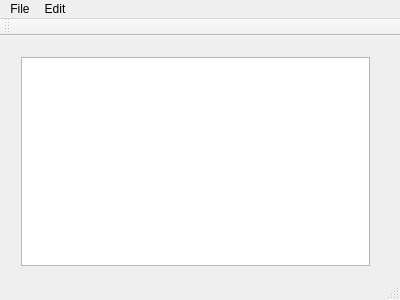
<?xml version="1.0" encoding="UTF-8"?>
<ui version="4.0">
 <class>MainWindow</class>
 <widget class="QMainWindow" name="MainWindow">
  <property name="geometry">
   <rect>
    <x>0</x>
    <y>0</y>
    <width>400</width>
    <height>300</height>
   </rect>
  </property>
  <property name="windowTitle">
   <string>MainWindow</string>
  </property>
  <widget class="QWidget" name="centralWidget">
   <widget class="QWidget" name="verticalLayoutWidget">
    <property name="geometry">
     <rect>
      <x>10</x>
      <y>10</y>
      <width>371</width>
      <height>231</height>
     </rect>
    </property>
    <layout class="QVBoxLayout" name="verticalLayout">
     <item>
      <widget class="QTextEdit" name="note"/>
     </item>
    </layout>
   </widget>
  </widget>
  <widget class="QMenuBar" name="menuBar">
   <property name="geometry">
    <rect>
     <x>0</x>
     <y>0</y>
     <width>400</width>
     <height>20</height>
    </rect>
   </property>
   <widget class="QMenu" name="menuFile">
    <property name="title">
     <string>File</string>
    </property>
    <addaction name="actionNew"/>
    <addaction name="actionOpen"/>
    <addaction name="actionSave"/>
    <addaction name="actionSave_As"/>
    <addaction name="actionPrint"/>
    <addaction name="actionExit"/>
   </widget>
   <widget class="QMenu" name="menuEdit">
    <property name="title">
     <string>Edit</string>
    </property>
    <addaction name="actionCut"/>
    <addaction name="actionCopy"/>
    <addaction name="actionPaste"/>
    <addaction name="actionUndo"/>
    <addaction name="actionRedo"/>
   </widget>
   <addaction name="menuFile"/>
   <addaction name="menuEdit"/>
  </widget>
  <widget class="QToolBar" name="mainToolBar">
   <attribute name="toolBarArea">
    <enum>TopToolBarArea</enum>
   </attribute>
   <attribute name="toolBarBreak">
    <bool>false</bool>
   </attribute>
  </widget>
  <widget class="QStatusBar" name="statusBar"/>
  <action name="actionNew">
   <property name="icon">
    <iconset resource="resources.qrc">
     <normaloff>:/imgs/imgs/New.bmp</normaloff>:/imgs/imgs/New.bmp</iconset>
   </property>
   <property name="text">
    <string>New</string>
   </property>
  </action>
  <action name="actionSave">
   <property name="icon">
    <iconset resource="resources.qrc">
     <normaloff>:/imgs/imgs/Save.bmp</normaloff>:/imgs/imgs/Save.bmp</iconset>
   </property>
   <property name="text">
    <string>Save</string>
   </property>
  </action>
  <action name="actionSave_As">
   <property name="icon">
    <iconset>
     <normalon>:/imgs/imgs/Save.bmp</normalon>
    </iconset>
   </property>
   <property name="text">
    <string>Save As...</string>
   </property>
  </action>
  <action name="actionPrint">
   <property name="icon">
    <iconset>
     <normalon>:/imgs/imgs/Print.png</normalon>
    </iconset>
   </property>
   <property name="text">
    <string>Print</string>
   </property>
  </action>
  <action name="actionExit">
   <property name="icon">
    <iconset>
     <normalon>:/imgs/imgs/Exit.png</normalon>
    </iconset>
   </property>
   <property name="text">
    <string>Exit</string>
   </property>
  </action>
  <action name="actionCopy">
   <property name="icon">
    <iconset>
     <normalon>:/imgs/imgs/Copy.bmp</normalon>
    </iconset>
   </property>
   <property name="text">
    <string>Copy</string>
   </property>
  </action>
  <action name="actionPaste">
   <property name="icon">
    <iconset>
     <normalon>:/imgs/imgs/Paste.bmp</normalon>
    </iconset>
   </property>
   <property name="text">
    <string>Paste</string>
   </property>
  </action>
  <action name="actionCut">
   <property name="icon">
    <iconset resource="resources.qrc">
     <normaloff>:/imgs/imgs/Cut.bmp</normaloff>:/imgs/imgs/Cut.bmp</iconset>
   </property>
   <property name="text">
    <string>Cut</string>
   </property>
  </action>
  <action name="actionUndo">
   <property name="icon">
    <iconset>
     <normalon>:/imgs/imgs/Undo.png</normalon>
    </iconset>
   </property>
   <property name="text">
    <string>Undo</string>
   </property>
  </action>
  <action name="actionOpen">
   <property name="icon">
    <iconset>
     <normalon>:/imgs/imgs/Open.bmp</normalon>
    </iconset>
   </property>
   <property name="text">
    <string>Open</string>
   </property>
  </action>
  <action name="actionRedo">
   <property name="icon">
    <iconset>
     <normalon>:/imgs/imgs/Undo.png</normalon>
    </iconset>
   </property>
   <property name="text">
    <string>Redo</string>
   </property>
  </action>
 </widget>
 <layoutdefault spacing="6" margin="11"/>
 <resources>
  <include location="resources.qrc"/>
 </resources>
 <connections/>
</ui>
